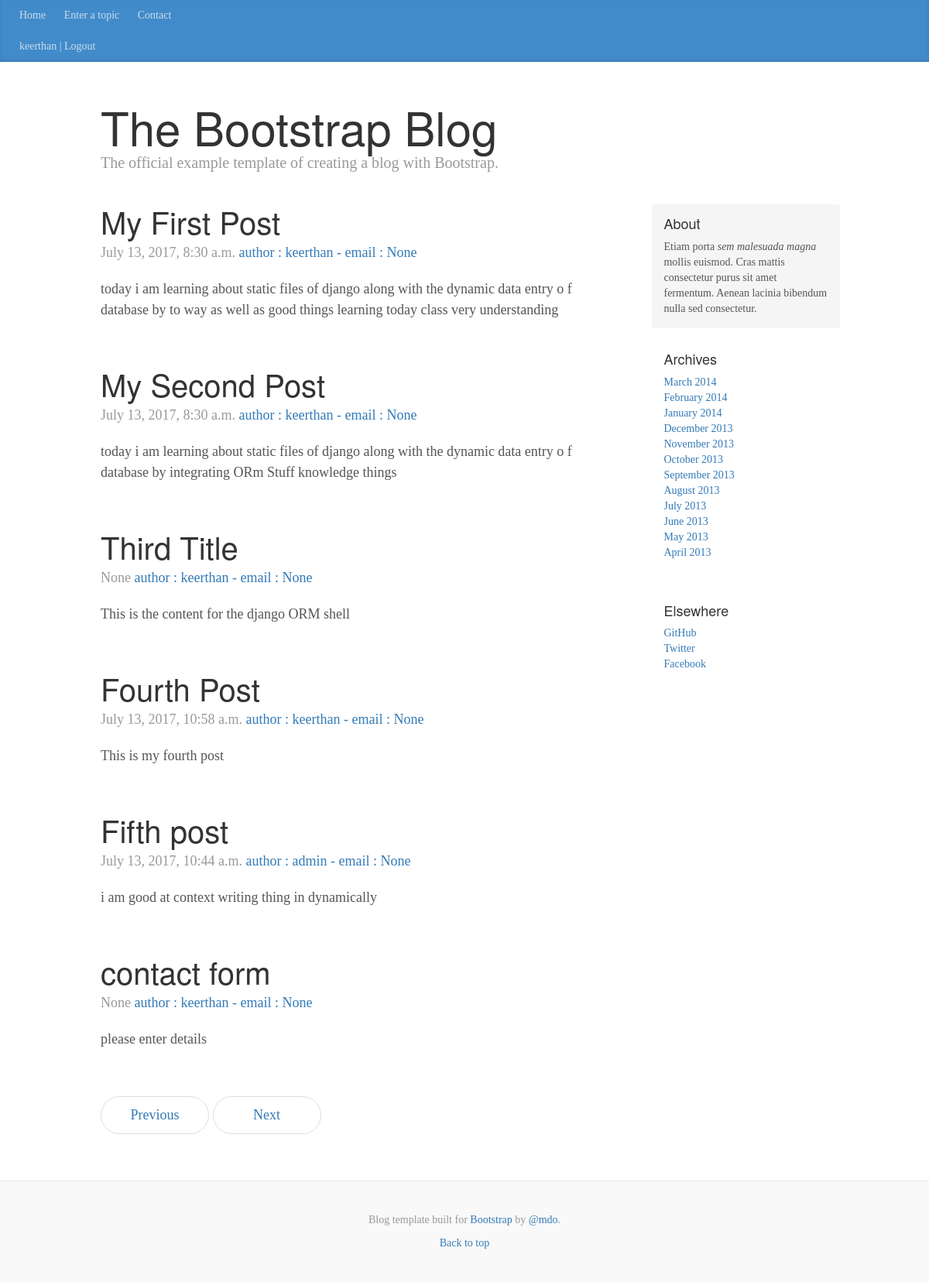
Screenshot of /blog/ (signed in) with the database file from the repository.
### blog/models.py (models this page shows)
class Post(models.Model):
	author = models.ForeignKey('auth.user')
	email = models.EmailField(max_length=20,null=True,blank=True)
	title = models.CharField(max_length=200)
	text = models.TextField()
	created_date = models.DateTimeField(default=timezone.now)
	published_date = models.DateTimeField(blank=True,null=True)  # blank=True - Form,# null = True - database
 	def publish(self):
 		self.published_date = timezone.now()
 		self.save()
 	def __str__(self):     # __str__ or __unicode__
 		return self.title #return self.author

### blog/views.py (the view)
def home(request):
	posts = Post.objects.all()
	context = {'namesdb' : posts}
	return render(request,'blog/home.html',context)

### templates/blog/home.html
{% extends "base.html" %}
{% block 'frontpage' %}
      <div class="container">
      <div class="blog-header">
        <h1 class="blog-title">The Bootstrap Blog</h1>
        <p class="lead blog-description">The official example template of creating a blog with Bootstrap.</p>
      </div>
      <div class="row">
        <div class="col-sm-8 blog-main">
  {% for value in namesdb %}
          <div class="blog-post">
          <h2 class="blog-post-title">{{ value.title}}</h2>
          <p class="blog-post-meta">{{ value.published_date }} <a href="#">author : {{ value.author }} - email : {{ value.email}}</a></p>
          <p>{{ value.text}}</p>
          </div>
  {% endfor %}
          <nav>
            <ul class="pager">
              <li><a href="#">Previous</a></li>
              <li><a href="#">Next</a></li>
            </ul>
          </nav>
        </div>
        {% include 'common/sidebar.html' %}
      </div>
    </div>
{% endblock %}

### templates/common/navbar.html (shortened to what this page needs)
    <div class="blog-masthead">
      <div class="container-fluid">
        <nav class="blog-nav">
          <a class="blog-nav-item " href="{%url 'home' %}">Home</a>
          <a class="blog-nav-item " href="{%url 'PostForm' %}">Enter a topic</a>
          <a class="blog-nav-item " href="{%url 'ContactForm' %}">Contact</a>
        </nav>
        {% if request.user.is_authenticated %}
          <a class="blog-nav-item nav-bar-fullright" href="{% url 'auth_logout' %}">{{ request.user }} | Logout</a>
          {% endif %}
      </div>
    </div>

### project_static/css/blog.css (style rules this page uses)
body { font-family: Georgia, "Times New Roman", Times, serif; color: #555; }
h1, .h1, h2, .h2, h3, .h3, h4, .h4, h5, .h5, h6, .h6 { margin-top: 0; font-family: "Helvetica Neue", Helvetica, Arial, sans-serif; font-weight: normal; color: #333; }
@media (min-width: 1200px) { .container { width: 970px; } }
.blog-masthead { background-color: #428bca; -webkit-box-shadow: inset 0 -2px 5px rgba(0,0,0,.1); box-shadow: inset 0 -2px 5px rgba(0,0,0,.1); }
.blog-nav-item { position: relative; display: inline-block; padding: 10px; font-weight: 500; color: #cdddeb; }
.blog-header { padding-top: 20px; padding-bottom: 20px; }
.blog-title { margin-top: 30px; margin-bottom: 0; font-size: 60px; font-weight: normal; }
.blog-description { font-size: 20px; color: #999; }
.blog-main { font-size: 18px; line-height: 1.5; }
.pager { margin-bottom: 60px; text-align: left; }
.pager > li > a { width: 140px; padding: 10px 20px; text-align: center; border-radius: 30px; }
.blog-post { margin-bottom: 60px; }
.blog-post-title { margin-bottom: 5px; font-size: 40px; }
.blog-post-meta { margin-bottom: 20px; color: #999; }

### rows the page displays
Post: title "My First Post", published_date "July 13, 2017, 8:30 a.m.", author "keerthan", email "None", text "today i am learning about static files of django along with the dynamic data entry o f database by to way as well as good things learning today class very understanding"
Post: title "My Second Post", published_date "July 13, 2017, 8:30 a.m.", author "keerthan", email "None", text "today i am learning about static files of django along with the dynamic data entry o f database by integrating ORm Stuff knowledge things"
Post: title "Third Title", published_date "None", author "keerthan", email "None", text "This is the content for the django ORM shell"
Post: title "Fourth Post", published_date "July 13, 2017, 10:58 a.m.", author "keerthan", email "None", text "This is my fourth post"
Post: title "Fifth post", published_date "July 13, 2017, 10:44 a.m.", author "admin", email "None", text "i am good at context writing thing in dynamically"
Post: title "contact form", published_date "None", author "keerthan", email "None", text "please enter details"

### other values shown
{{ request.user }} "keerthan"
